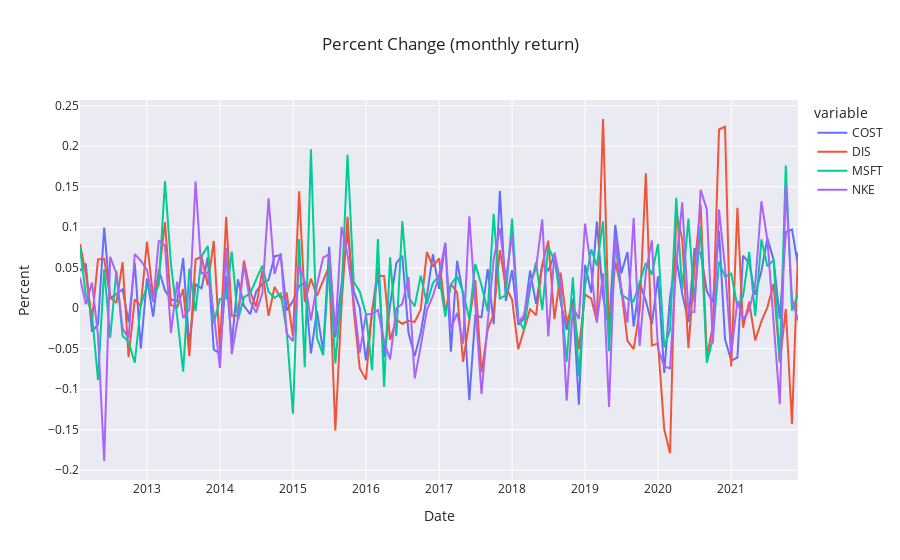

Notebook code cell kept with this figure:
### Code cell
plot_line(df_pct_change, 'Date', 'Percent', 'Percent Change (monthly return)')
